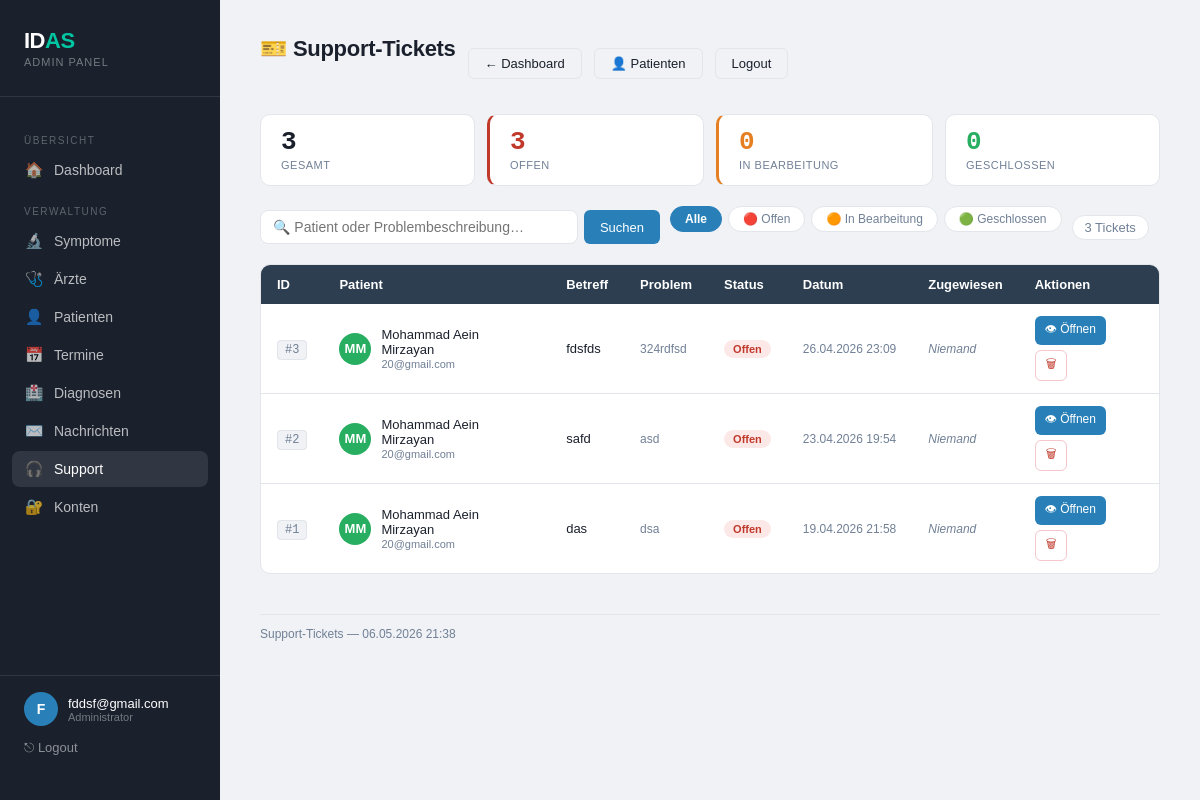
Screenshot of /php/cms/support_verwaltung.php (signed in) with the database file from the repository.
### tables this page shows
CREATE TABLE `support` (
  `ticket_id` int(11) NOT NULL,
  `kontakt_id` int(11) DEFAULT NULL,
  `mitarbeiter_id` int(11) DEFAULT NULL,
  `patient_id` int(11) DEFAULT NULL,
  `problembeschreibung` text NOT NULL,
  `betreff` varchar(120) DEFAULT NULL,
  `status` enum('offen','in_bearbeitung','geschlossen') NOT NULL DEFAULT 'offen',
  `datum` timestamp NOT NULL DEFAULT current_timestamp(),
  `antwort` text DEFAULT NULL
);

CREATE TABLE `patient` (
  `patient_id` int(11) NOT NULL,
  `vorname` varchar(30) NOT NULL,
  `nachname` varchar(30) NOT NULL,
  `geburtsdatum` date NOT NULL,
  `wohnort` varchar(50) DEFAULT NULL,
  `plz` varchar(10) DEFAULT NULL,
  `adresse` varchar(70) DEFAULT NULL,
  `email` varchar(70) NOT NULL,
  `telefon` varchar(20) DEFAULT NULL,
  `geschlecht` varchar(10) DEFAULT NULL,
  `passwort` varchar(255) NOT NULL
);

### php/cms/support_verwaltung.php (the view, shortened to what this page needs)
<?php
require_once "../includes/db_config.php";
$filterStatus = trim($_GET['status'] ?? '');
$search       = trim($_GET['q']      ?? '');
$conds = ["1=1"];
$where = "WHERE " . implode(" AND ", $conds);
$tickets = [];
$r = mysqli_query($conn,
    "SELECT s.ticket_id, s.problembeschreibung, s.betreff, s.status, s.datum, s.antwort,
            s.patient_id, s.mitarbeiter_id,
            p.vorname AS p_vorname, p.nachname AS p_nachname, p.email AS p_email,
            m.vorname AS m_vorname, m.nachname AS m_nachname
     FROM support s
     LEFT JOIN patient    p ON s.patient_id    = p.patient_id
     LEFT JOIN mitarbeiter m ON s.mitarbeiter_id = m.mitarbeiter_id
     $where
     ORDER BY
       CASE s.status WHEN 'offen' THEN 0 WHEN 'in_bearbeitung' THEN 1 ELSE 2 END,
       s.datum DESC");
while ($row = mysqli_fetch_assoc($r)) $tickets[] = $row;
$stats = mysqli_fetch_assoc(mysqli_query($conn,
    "SELECT
        COUNT(*) AS gesamt,
        SUM(status='offen') AS offen,
        SUM(status='in_bearbeitung') AS in_bearbeitung,
        SUM(status='geschlossen') AS geschlossen
     FROM support"));
$statusLabel = ['offen'=>'Offen','in_bearbeitung'=>'In Bearbeitung','geschlossen'=>'Geschlossen'];
?>
<!DOCTYPE html>
<html lang="de">
<head>
<link rel="stylesheet" href="cms_style.css">
</head>
<body>
<div class="layout">
  <aside class="sidebar">
    <div class="sidebar-logo">
      <div class="logo-word">ID<span>AS</span></div>
      <div class="sidebar-sub">Admin Panel</div>
    </div>
    <nav>
      <div class="nav-label">Übersicht</div>
      <a class="nav-link" href="admin_dashboard.php"><span class="icon">🏠</span> Dashboard</a>
      <div class="nav-label">Verwaltung</div>
      <a class="nav-link" href="symptome_verwaltung.php"><span class="icon">🔬</span> Symptome</a>
      <a class="nav-link" href="aerzte_verwaltung.php"><span class="icon">🩺</span> Ärzte</a>
      <a class="nav-link" href="patienten_verwaltung.php"><span class="icon">👤</span> Patienten</a>
      <a class="nav-link" href="termine_verwaltung.php"><span class="icon">📅</span> Termine</a>
      <a class="nav-link" href="diagnose_verwaltung.php"><span class="icon">🏥</span> Diagnosen</a>
      <a class="nav-link" href="kontakt_verwaltung.php"><span class="icon">✉️</span> Nachrichten</a>
      <a class="nav-link active" href="support_verwaltung.php"><span class="icon">🎧</span> Support</a>
      <a class="nav-link" href="konto_verwaltung.php"><span class="icon">🔐</span> Konten</a>
    </nav>
    <div class="sidebar-footer">
      <div class="user-chip">
        <div class="avatar"><?= strtoupper(substr($_SESSION["admin_user"] ?? "A", 0, 1)) ?></div>
        <div>
          <div class="user-name"><?= htmlspecialchars($_SESSION["admin_user"] ?? "") ?></div>
          <div class="user-role">Administrator</div>
        </div>
      </div>
      <a href="admin_logout.php">⎋ Logout</a>
    </div>
  </aside>
  <main class="main">
<div class="topbar">
  <div class="page-header"><div><div class="page-title">🎫 Support-Tickets</div></div></div>
  <a href="admin_dashboard.php"    class="btn ghost">← Dashboard</a>
  <a href="patienten_verwaltung.php" class="btn ghost">👤 Patienten</a>
  <a href="admin_logout.php"       class="btn ghost">Logout</a>
</div>
<div class="stats-row">
  <div class="stat-box">
    <div class="stat-num"><?= $stats['gesamt'] ?></div>
    <div class="stat-lbl">Gesamt</div>
  </div>
  <div class="stat-box" style="border-left: 3px solid #c0392b">
    <div class="stat-num" style="color:#c0392b"><?= $stats['offen'] ?></div>
    <div class="stat-lbl">Offen</div>
  </div>
  <div class="stat-box" style="border-left: 3px solid #e67e22">
    <div class="stat-num" style="color:#e67e22"><?= $stats['in_bearbeitung'] ?></div>
    <div class="stat-lbl">In Bearbeitung</div>
  </div>
  <div class="stat-box green">
    <div class="stat-num"><?= $stats['geschlossen'] ?></div>
    <div class="stat-lbl">Geschlossen</div>
  </div>
</div>
<form method="get" style="margin:0">
<div class="toolbar">
  <div class="search-form">
    <input type="search" name="q" value="<?= htmlspecialchars($search) ?>"
      placeholder="🔍 Patient oder Problembeschreibung…">
    <button class="btn blue" type="submit">Suchen</button>
  </div>
  <div class="filter-pills">
    <a href="support_verwaltung.php<?= $search ? '?q='.urlencode($search) : '' ?>"
       class="pill <?= !$filterStatus ? 'active' : '' ?>">Alle</a>
    <a href="?status=offen<?= $search ? '&q='.urlencode($search) : '' ?>"
       class="pill offen <?= $filterStatus==='offen' ? 'active' : '' ?>">🔴 Offen</a>
    <a href="?status=in_bearbeitung<?= $search ? '&q='.urlencode($search) : '' ?>"
       class="pill in_bearbeitung <?= $filterStatus==='in_bearbeitung' ? 'active' : '' ?>">🟠 In Bearbeitung</a>
    <a href="?status=geschlossen<?= $search ? '&q='.urlencode($search) : '' ?>"
       class="pill geschlossen <?= $filterStatus==='geschlossen' ? 'active' : '' ?>">🟢 Geschlossen</a>
  </div>
  <span class="count-badge"><?= count($tickets) ?> Ticket<?= count($tickets)!==1?'s':'' ?></span>
</div>
</form>
<div class="table-wrap">
<?php if (!$tickets): ?>
  <div class="empty">
    <p style="font-size:40px">🎫</p>
    <p style="margin-top:10px"><?= ($search||$filterStatus) ? 'Keine Tickets gefunden.' : 'Noch keine Support-Tickets vorhanden.' ?></p>
  </div>
<?php else: ?>
<table>
  <thead>
    <tr>
      <th>ID</th>
      <th>Patient</th>
      <th>Betreff</th>
      <th>Problem</th>
      <th>Status</th>
      <th>Datum</th>
      <th>Zugewiesen</th>
      <th>Aktionen</th>
    </tr>
  </thead>
  <tbody>
  <?php
  $avColors = ['#3498db','#27ae60','#8e44ad','#e67e22','#e74c3c','#1abc9c','#2980b9','#16a085'];
  foreach ($tickets as $t):
    $initials = $t['p_vorname'] ? strtoupper(substr($t['p_vorname'],0,1).substr($t['p_nachname'],0,1)) : '?';
    $aColor   = $t['patient_id'] ? $avColors[$t['patient_id'] % count($avColors)] : '#aaa';
  ?>
  <tr>
    <td><span class="id-chip">#<?= $t['ticket_id'] ?></span></td>
    <td>
      <div class="name-cell">
        <div class="avatar" style="background:<?= $aColor ?>"><?= $initials ?></div>
        <div>
          <div class="pat-name">
            <?= $t['p_vorname'] ? htmlspecialchars($t['p_vorname'].' '.$t['p_nachname']) : '<span style="color:var(--muted);font-style:italic">Unbekannt</span>' ?>
          </div>
          <?php if ($t['p_email']): ?>
          <div class="pat-meta"><?= htmlspecialchars($t['p_email']) ?></div>
          <?php endif; ?>
        </div>
      </div>
    </td>
    <td><?= $t['betreff'] ? htmlspecialchars($t['betreff']) : '<span style="color:var(--muted);font-style:italic">—</span>' ?></td>
    <td><div class="ticket-preview"><?= htmlspecialchars($t['problembeschreibung']) ?></div></td>
    <td>
      <span class="status-badge status-<?= $t['status'] ?>">
        <?= $statusLabel[$t['status']] ?>
      </span>
    </td>
    <td style="white-space:nowrap;font-size:12px;color:var(--muted)">
      <?= $t['datum'] ? date('d.m.Y H:i', strtotime($t['datum'])) : '—' ?>
    </td>
    <td style="font-size:12px">
      <?= $t['m_vorname'] ? htmlspecialchars($t['m_vorname'].' '.$t['m_nachname']) : '<span style="color:var(--muted);font-style:italic">Niemand</span>' ?>
    </td>
    <td>
      <div class="act-cell">
        <button class="btn blue" style="padding:4px 10px;font-size:12px"
          onclick='openTicket(<?= json_encode([
            "ticket_id"          => $t["ticket_id"],
            "p_name"             => $t["p_vorname"] ? $t["p_vorname"]." ".$t["p_nachname"] : "Unbekannt",
            "p_email"            => $t["p_email"] ?? "",
            "betreff"            => $t["betreff"] ?? "",
            "problembeschreibung"=> $t["problembeschreibung"],
            "status"             => $t["status"],
            "mitarbeiter_id"     => $t["mitarbeiter_id"] ?? "",
            "antwort"            => $t["antwort"] ?? "",
            "datum"              => $t["datum"] ?? ""
          ]) ?>)'>👁 Öffnen</button>
        <form method="post" onsubmit="return confirm('Ticket #<?= $t['ticket_id'] ?> löschen?')" style="margin:0">
          <button class="btn ghost" style="padding:4px 10px;font-size:12px;color:var(--red);border-color:#f5c6cb">🗑</button>
        </form>
      </div>
    </td>
  </tr>
  <?php endforeach; ?>
  </tbody>
</table>
<?php endif; ?>
</div>
<hr style="margin-top:40px;border:none;border-top:1px solid var(--border)">
<p style="margin-top:12px;font-size:12px;color:var(--muted)">Support-Tickets — <?= date('d.m.Y H:i') ?></p>
  </main>
</div>
</body>
</html>

### rows the page displays
support: ticket_id "3", patient.nachname "MM", patient.nachname "Mohammad Aein Mirzayan", patient.email "20@gmail.com", betreff "fdsfds", problembeschreibung "324rdfsd", status "Offen", datum "26.04.2026 23:09"
support: ticket_id "2", patient.nachname "MM", patient.nachname "Mohammad Aein Mirzayan", patient.email "20@gmail.com", betreff "safd", problembeschreibung "asd", status "Offen", datum "23.04.2026 19:54"
support: ticket_id "1", patient.nachname "MM", patient.nachname "Mohammad Aein Mirzayan", patient.email "20@gmail.com", betreff "das", problembeschreibung "dsa", status "Offen", datum "19.04.2026 21:58"

### other values shown
substr($_SESSION["admin_user"] ?? "A", 0, 1) "F"
$_SESSION["admin_user"] "fddsf@gmail.com"
$stats['gesamt'] "3"
$stats['offen'] "3"
$stats['in_bearbeitung'] "0"
$stats['geschlossen'] "0"
count($tickets) "3"
